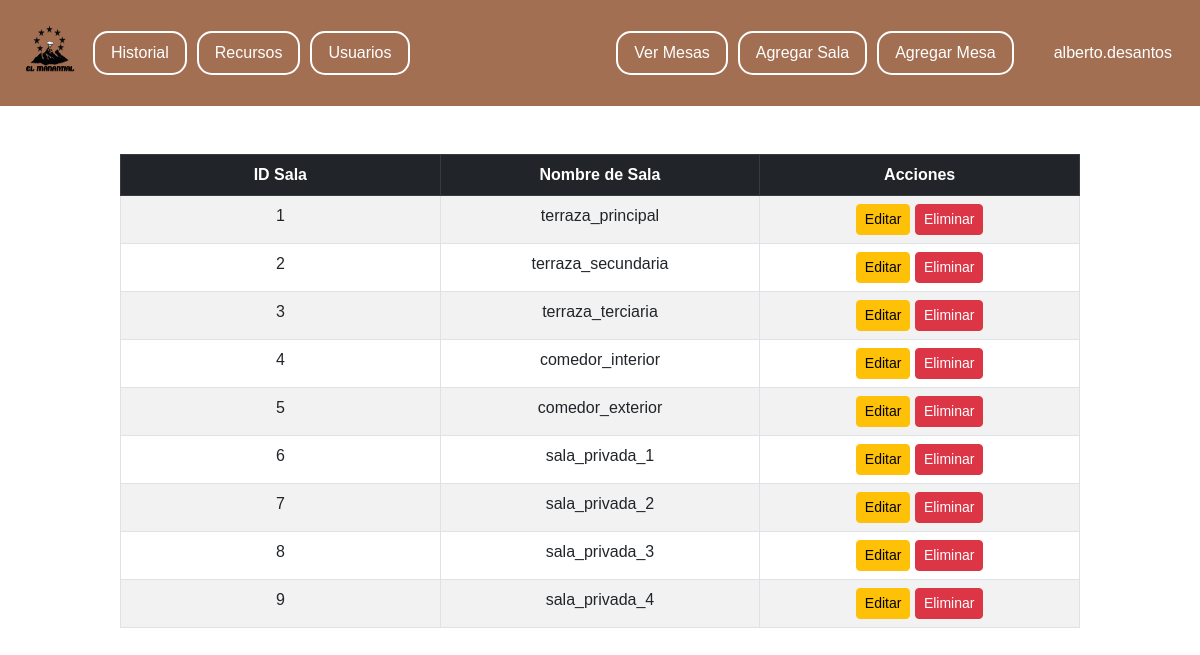
Screenshot of /public/recursos.php (signed in) with the database file from the repository.
### tables this page shows
CREATE TABLE tbl_sala (
    id_sala INT AUTO_INCREMENT PRIMARY KEY,
    nombre_sala VARCHAR(25) NOT NULL,
    tipo_sala ENUM('terraza', 'comedor', 'privada') NOT NULL,
    capacidad_total INT NOT NULL,
    imagen_sala VARCHAR(255)
);

### public/recursos.php (the view, shortened to what this page needs)
<?php
include_once '../db/conexion.php';
function listarSalas($conn) {
    try {
        $query = "SELECT id_sala, nombre_sala FROM tbl_sala";
        $stmt = $conn->prepare($query);
        $stmt->execute();
        return $stmt->fetchAll(PDO::FETCH_ASSOC);
    } catch (PDOException $e) {
        echo "Error al obtener salas: " . $e->getMessage();
        return [];
    }
}
$salas = listarSalas($conn);
?>
<!DOCTYPE html>
<html lang="es">
<head>
    <link href="https://cdn.jsdelivr.net/npm/bootstrap@5.3.0-alpha3/dist/css/bootstrap.min.css" rel="stylesheet">
    <link rel="stylesheet" href="../css/dashboard.css">
    <link rel="stylesheet" href="../css/recursos.css">
</head>
<body>
<div class="navbar">
    <a href="../index.php">
        <img src="../img/icon.png" class="icon">
    </a>
    <a href="./historial.php" class="right-link">Historial</a>
    <a href="./recursos.php" class="right-link">Recursos</a>
    <a href="./usuarios.php" class="right-link">Usuarios</a>
    <div class="user-info">
        <a id="toggleButton" class="add-mesa-button" onclick="toggleTables()">Ver Mesas</a>
        <a href="./add_salas.php" class="add-mesa-button">Agregar Sala</a>
        <a href="./add_mesas.php" class="add-mesa-button">Agregar Mesa</a>
        <div class="dropdown d-inline">
        </div>
        <span><?php echo $_SESSION['nombre_usuario']; ?></span>
    </div>
</div>
<br><br>
<div id="salasTable" class="table-responsive">
    <table class="table table-bordered table-striped" style="table-layout: fixed; width: 80%; margin: 0 auto;">
        <thead class="table-dark">
        <tr>
            <th>ID Sala</th>
            <th>Nombre de Sala</th>
            <th>Acciones</th>
        </tr>
        </thead>
        <tbody>
        <?php foreach ($salas as $sala): ?>
            <tr>
                <td><?php echo $sala['id_sala']; ?></td>
                <td><?php echo $sala['nombre_sala']; ?></td>
                <td>
                    <a href="./edit_salas.php?id=<?php echo $sala['id_sala']; ?>" class="btn btn-warning btn-sm">Editar</a>
                    <a href="../private/delete_salas.php?id=<?php echo $sala['id_sala']; ?>" class="btn btn-danger btn-sm">Eliminar</a>
                </td>
            </tr>
        <?php endforeach; ?>
        </tbody>
    </table>
</div>
</body>
</html>

### css/dashboard.css (style rules this page uses)
body { font-family: Arial, sans-serif; margin: 0; padding: 0; height: 100vh; }
.navbar { background-color: #a36f53; color: #fff; padding: 8px; display: flex; justify-content: space-between; align-items: center; }
.icon { height: 90px; width: 85px; }
.navbar .user-info { display: flex; align-items: center; justify-content: flex-end; margin-left: auto; margin-right: 20px; }
.navbar .user-info span { margin-left: 10px; }
.right-link { text-decoration: none; color: white; font-size: 16px; padding: 8px 16px; margin-right: 10px; border: 2px solid white; border-radius: 15px; transition: background-color 0.3s, color 0.3s; }
.dropdown { position: relative; display: inline-block; margin-left: 10px; }

### css/recursos.css (style rules this page uses)
.table { table-layout: fixed; width: 80%; margin: 0 auto; }
.table th, .table td { text-align: center; }
.table th:nth-child(1), .table td:nth-child(1) { width: 12%; }
.table th:nth-child(2), .table td:nth-child(2) { width: 12%; }
.table th:nth-child(3), .table td:nth-child(3) { width: 12%; }
.navbar .user-info .add-mesa-button { text-decoration: none; color: white; font-size: 16px; padding: 8px 16px; margin-right: 10px; border: 2px solid white; border-radius: 15px; transition: background-color 0.3s, color 0.3s; }

### rows the page displays
tbl_sala: id_sala "1", nombre_sala "terraza_principal"
tbl_sala: id_sala "2", nombre_sala "terraza_secundaria"
tbl_sala: id_sala "3", nombre_sala "terraza_terciaria"
tbl_sala: id_sala "4", nombre_sala "comedor_interior"
tbl_sala: id_sala "5", nombre_sala "comedor_exterior"
tbl_sala: id_sala "6", nombre_sala "sala_privada_1"
tbl_sala: id_sala "7", nombre_sala "sala_privada_2"
tbl_sala: id_sala "8", nombre_sala "sala_privada_3"
tbl_sala: id_sala "9", nombre_sala "sala_privada_4"

### other values shown
$_SESSION['nombre_usuario'] "alberto.desantos"
